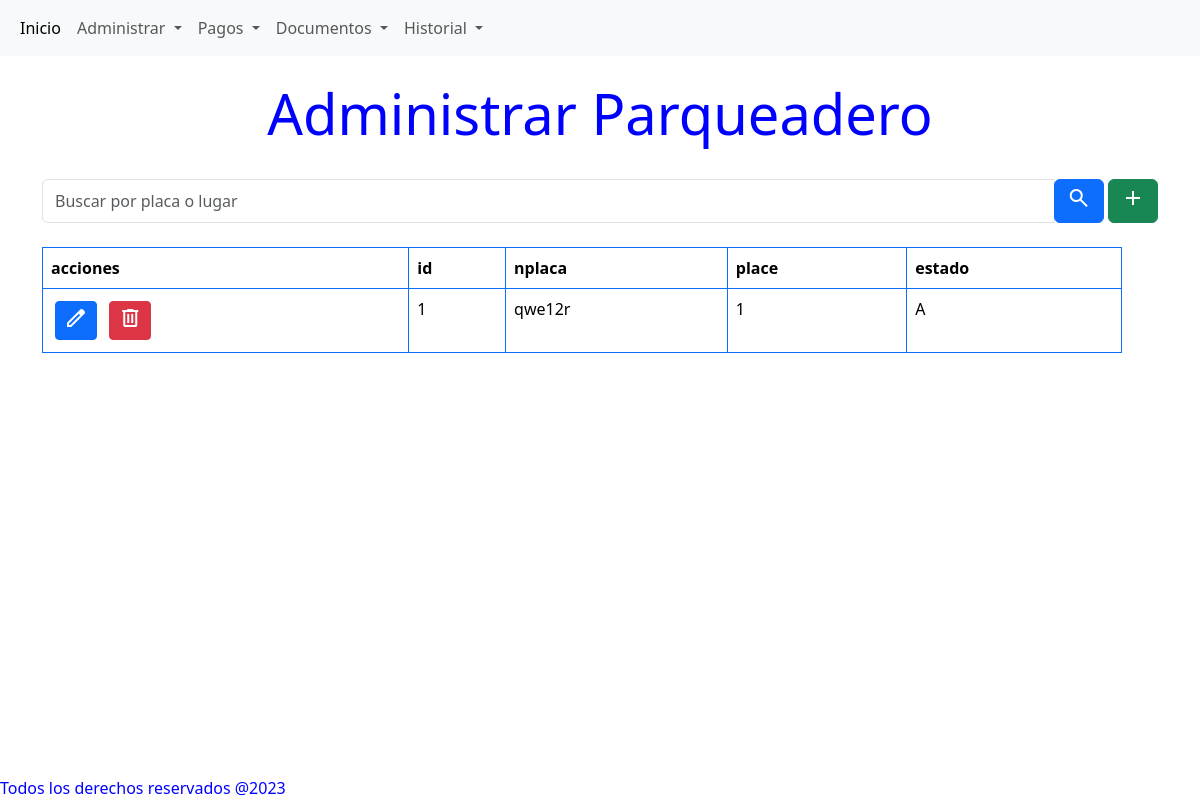
The page /parqueadero/ on the database its author committed.
### models/HistorialParqueaderoModel.py (models this page shows)
class Parqueadero(db.Model):
    id             = db.Column(db.Integer, primary_key = True)
    nplaca         = db.Column(db.String(6), nullable=False)
    place          = db.Column(db.Integer, nullable=False)
    estado          = db.Column(db.String(1), nullable=False)
    contratos = db.relationship('Contrato', secondary='contrato_parqueadero', back_populates='parqueaderos')

### routes/parqueadero.py (the view)
@parqueadero_bp.route('/')
def index():
    results= Parqueadero.query.filter(Parqueadero.estado != 'I').all()
    return render_template('parqueadero/parqueaderoTable.html',  results =results)

### templates/parqueadero/parqueaderoTable.html (shortened to what this page needs)
{% extends 'base.html' %}
{% block content %}
<h1 class="display-4 text-center mt-4"> Administrar Parqueadero</h1>
<br>
<div class="container">
    <div class="mb-4">
        <form method="post" action="{{ url_for('parqueadero.search') }}">
                <div class="input-group">
                    <input type="text" class="form-control" name="search_term" placeholder="Buscar por placa o lugar">
                    <div class="input-group-append">
                        <button type="submit" class="btn btn-primary">
                            <span class="material-symbols-outlined">
                            </span>
                        </button>
                        <a class="btn btn-success" href="{{ url_for('parqueadero.create') }}" role="button">
                            <span class="material-symbols-outlined">
                            </span>
                        </a>
                    </div>
                </div>
        </form>
    </div>
    {% if results%}
    <div class="table-container">
        <table class="table table-hover table-bordered border-primary">
            <thead>
            <tr>
                <th>
                    acciones
                </th>
                {% for column in results[0].__table__.columns.keys() %}
                <th>{{ column }}</th>
                {% endfor %}
            </tr>
            </thead>
            <tbody>
                {% for result in results %}
                    <tr>
                        <td>
                            <a href="{{  url_for('parqueadero.edit_parqueadero', item_id=result.id)  }}" class="btn btn-primary btn-sm m-1">
                                <span class="material-symbols-outlined">
                                </span>
                            </a>
                            <a href="{{  url_for('parqueadero.delete_parqueadero', item_id=result.id)  }}" class="btn btn-danger btn-sm m-1">
                                <span class="material-symbols-outlined">
                                </span>
                            </a>
                        </td>
                        {% for column in results[0].__table__.columns.keys() %}
                            <td>{{  result[column]  }}</td>
                        {% endfor %}
                    </tr>
                {% endfor %}
            </tbody>
        </table>
    </div>
    {% endif  %}
</div>
{% endblock %}

### static/main.css (style rules this page uses)
body { color:blue; }
.table-container { max-width: 90vw !important; overflow-x: auto; }

### rows shown on the page
Parqueadero: id "1" "qwe12r" "1" "A"

### other values the page prints
{{ column }} "id" "nplaca" "place" "estado"
